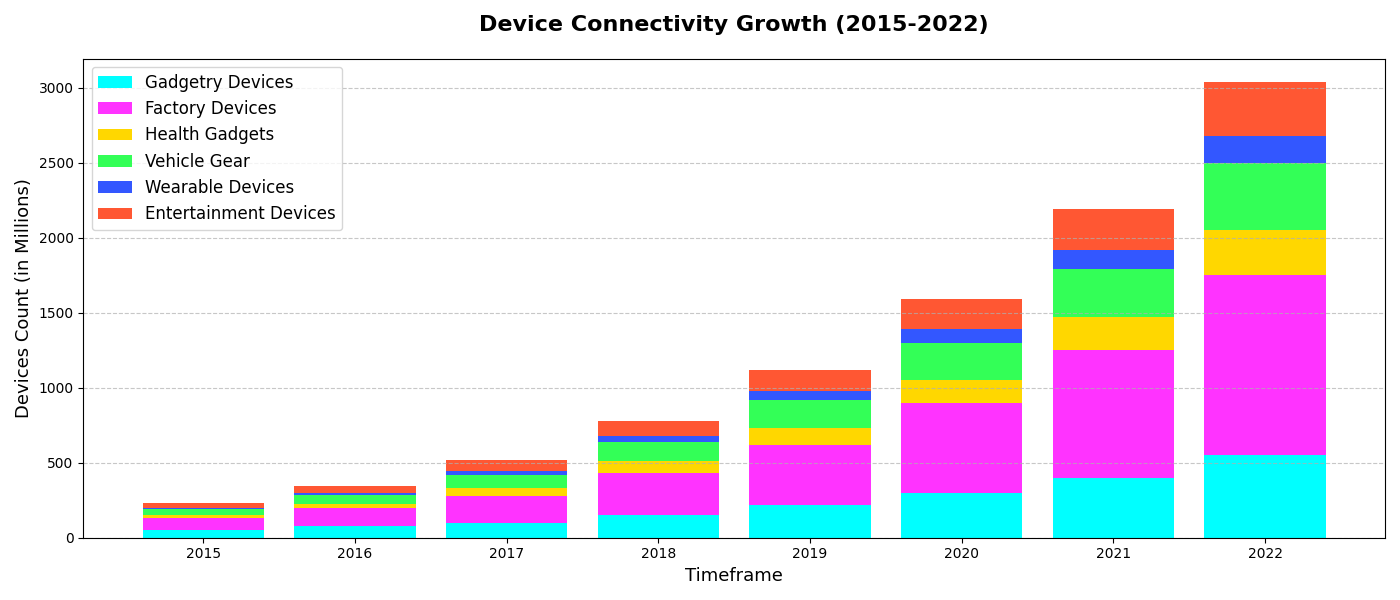

This chart was generated by the following Python code:
import matplotlib.pyplot as plt
import numpy as np

# Data
years = np.array([2015, 2016, 2017, 2018, 2019, 2020, 2021, 2022])
smart_home_devices = np.array([50, 75, 100, 150, 220, 300, 400, 550])
industrial_devices = np.array([80, 120, 180, 280, 400, 600, 850, 1200])
healthcare_devices = np.array([20, 30, 50, 80, 110, 150, 220, 300])
automotive_devices = np.array([40, 60, 90, 130, 190, 250, 320, 450])
wearable_devices = np.array([10, 15, 25, 40, 60, 90, 130, 180])
entertainment_devices = np.array([30, 45, 70, 100, 140, 200, 270, 360])

# Positions for the bars
x_pos = np.arange(len(years))

fig, ax1 = plt.subplots(figsize=(14, 6))

# Shuffle the colors assigned to each data group
ax1.bar(x_pos, smart_home_devices, label='Gadgetry Devices', color='#00FFFF')
ax1.bar(x_pos, industrial_devices, bottom=smart_home_devices, label='Factory Devices', color='#FF33FF')
ax1.bar(x_pos, healthcare_devices, bottom=smart_home_devices + industrial_devices, label='Health Gadgets', color='#FFD700')
ax1.bar(x_pos, automotive_devices, bottom=smart_home_devices + industrial_devices + healthcare_devices, label='Vehicle Gear', color='#33FF57')
ax1.bar(x_pos, wearable_devices, bottom=smart_home_devices + industrial_devices + healthcare_devices + automotive_devices, label='Wearable Devices', color='#3357FF')
ax1.bar(x_pos, entertainment_devices, bottom=smart_home_devices + industrial_devices + healthcare_devices + automotive_devices + wearable_devices, label='Entertainment Devices', color='#FF5733')

# Set titles and labels
ax1.set_title('Device Connectivity Growth (2015-2022)', fontsize=16, fontweight='bold', pad=20)
ax1.set_ylabel('Devices Count (in Millions)', fontsize=13)
ax1.set_xlabel('Timeframe', fontsize=13)
ax1.set_xticks(x_pos)
ax1.set_xticklabels(years)
ax1.legend(loc='upper left', fontsize=12)
ax1.grid(axis='y', linestyle='--', alpha=0.7)

plt.tight_layout()
plt.show()
